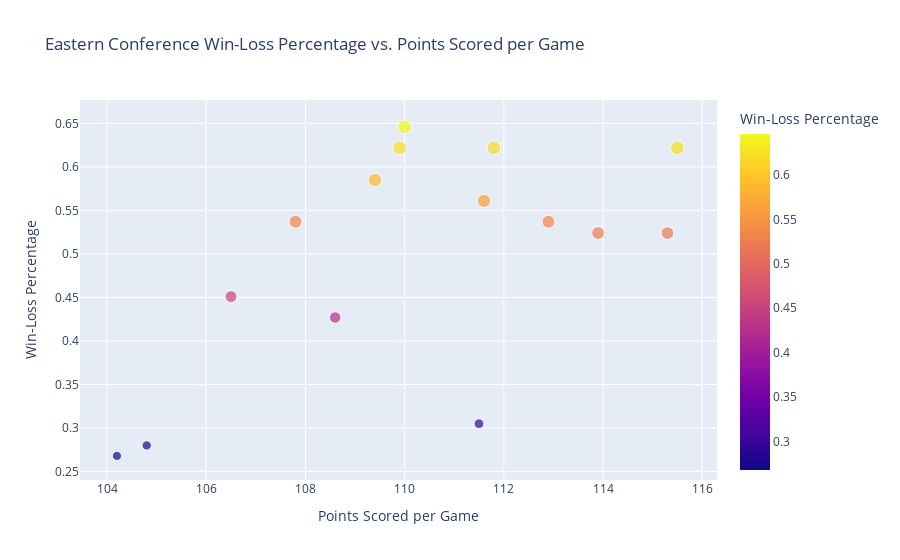

Notebook code cell kept with this figure:
### Code cell
import plotly.express as px
import pandas as pd

# Load data
df_east = pd.read_csv('eastern_conference.csv')

# Create scatter plot with hover information
fig = px.scatter(df_east, x='PS/G', y='W/L%', color='W/L%', size='W/L%',
                 size_max=10, hover_name='Eastern Conference', title='Eastern Conference Win-Loss Percentage vs. Points Scored per Game',
                 labels={'PS/G': 'Points Scored per Game', 'W/L%': 'Win-Loss Percentage'})

# Show plot
fig.show()

### Figure 1 — Plotly figure (JSON) as saved in the notebook; plotly's stock layout.template omitted (floating-point values rounded to 4 significant figures)
{"data": [{"hovertemplate": "<b>%{hovertext}</b><br><br>Points Scored per Game=%{x}<br>Win-Loss Percentage=%{marker.color}<extra></extra>", "hovertext": ["Miami Heat*", "Boston Celtics*", "Milwaukee Bucks*", "Philadelphia 76ers*", "Toronto Raptors*", "Chicago Bulls*", "Brooklyn Nets*", "Cleveland Cavaliers", "Atlanta Hawks*", "Charlotte Hornets", "New York Knicks", "Washington Wizards", "Indiana Pacers", "Detroit Pistons", "Orlando Magic"], "legendgroup": "", "marker": {"color": [0.646, 0.622, 0.622, 0.622, 0.585, 0.561, 0.537, 0.537, 0.524, 0.524, 0.451, 0.427, 0.305, 0.28, 0.268], "coloraxis": "coloraxis", "size": [0.646, 0.622, 0.622, 0.622, 0.585, 0.561, 0.537, 0.537, 0.524, 0.524, 0.451, 0.427, 0.305, 0.28, 0.268], "sizemode": "area", "sizeref": 0.00646, "symbol": "circle"}, "mode": "markers", "name": "", "orientation": "v", "showlegend": false, "type": "scatter", "x": [110, 111.8, 115.5, 109.9, 109.4, 111.6, 112.9, 107.8, 113.9, 115.3, 106.5, 108.6, 111.5, 104.8, 104.2], "xaxis": "x", "y": [0.646, 0.622, 0.622, 0.622, 0.585, 0.561, 0.537, 0.537, 0.524, 0.524, 0.451, 0.427, 0.305, 0.28, 0.268], "yaxis": "y"}], "layout": {"coloraxis": {"colorbar": {"title": {"text": "Win-Loss Percentage"}}, "colorscale": [[0, "#0d0887"], [0.1111, "#46039f"], [0.2222, "#7201a8"], [0.3333, "#9c179e"], [0.4444, "#bd3786"], [0.5556, "#d8576b"], [0.6667, "#ed7953"], [0.7778, "#fb9f3a"], [0.8889, "#fdca26"], [1, "#f0f921"]]}, "legend": {"itemsizing": "constant", "tracegroupgap": 0}, "title": {"text": "Eastern Conference Win-Loss Percentage vs. Points Scored per Game"}, "xaxis": {"anchor": "y", "domain": [0, 1], "title": {"text": "Points Scored per Game"}}, "yaxis": {"anchor": "x", "domain": [0, 1], "title": {"text": "Win-Loss Percentage"}}}}
